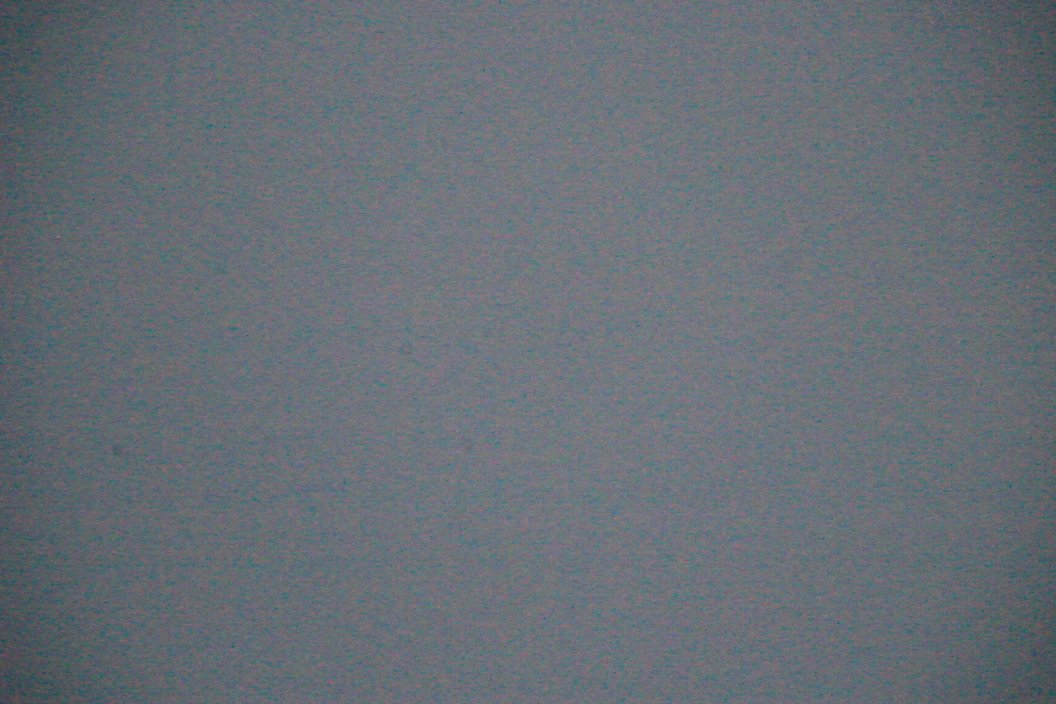
#> input picture captures/thumbnails/thumb_20260506_092837.jpg, 1056 x 704 px; its folder holds only this picture in this run
$ python -i stacking.py   (imports and definitions only)
#> lines starting #> are read from the running program, lines starting #| are printed output that depends on the picture
#> further down, picture is the input picture: shape (704, 1056, 3); mean B, G, R 118, 110.6, 103.7
# server/stacking.py
"""
Empilement et post-traitement — issu de la session de terrain du 5 août 2026.

RÉPARTITION DU TRAVAIL

  Siril (CLI, macmini) fait le gros œuvre : calibration par le master dark,
  alignement global sur les étoiles avec ROTATION, et empilement avec rejet.
  Son `register` gère la rotation de champ, indispensable sur une alt-az :
  mesurée sur le terrain à ~0,13°/pose de 15 s, soit ~0,5°/minute. Un recalage
  en translation seule laisse les étoiles en arcs sur les bords.

  Python fait ce que Siril fait mal ou trop grossièrement sur nos images :
  construction du master dark, retrait de gradient, balance des blancs et
  étirement. Ces trois derniers ont été réglés sur les données réelles de la
  session et donnent un fond à 9,1 d'écart-type là où une première version
  naïve plafonnait à 16,7.

  Un repli 100 % Python existe si Siril échoue ou n'est pas installé : il est
  plus lent mais il a produit le résultat validé le 5 août.

ENSEIGNEMENTS DE TERRAIN CÂBLÉS ICI

  * Le master dark n'est PAS optionnel. Sur les images du 5 août, 100 % des
    « étoiles » détectées avant soustraction étaient des pixels chauds — 489
    points sur 489. Sans dark, l'empilement les aligne et les renforce, et on
    empile de faux astres.
  * Un master dark n'est valable que pour SON couple (exposition, ISO) : 856
    pixels chauds à 0,1 s contre 1438 à 15 s sur le même capteur.
  * La médiane, jamais la moyenne, pour le master dark : elle rejette le bruit
    aléatoire et ne garde que les défauts persistants.
  * Le point noir de l'étirement doit se placer AU-DESSUS du plancher de bruit.
    Placé dessous, il amplifie le grain autant que le signal.
  * Le JPEG natif du boîtier descend en ~10 s contre ~60 s pour le FITS 16 bits
    (35,8 Mo à ~2 Mo/s depuis le Pi 3B). Pour le cadrage, le test et les
    séries longues, c'est le bon compromis.
"""

from __future__ import annotations

import glob
import json
import logging
import os
import shutil
import subprocess
import tempfile
from dataclasses import dataclass, asdict
from typing import Optional

import cv2
import numpy as np

logger = logging.getLogger("stargazer-backend")

# Emplacement de la bibliothèque de master darks, indexée par (exposition, ISO).
DARK_LIBRARY_DIRNAME = "darks"

# Un master dark reste pertinent tant que la température du capteur n'a pas
# franchement bougé. On le considère périmé au-delà de ce délai.
DARK_MAX_AGE_H = 12.0

SIRIL_CANDIDATES = ("/opt/homebrew/bin/siril-cli", "siril-cli")


# ─────────────────────────────────────────────────────────────────────────────
# Résultats
# ─────────────────────────────────────────────────────────────────────────────

@dataclass
class StackStats:
    """Mesures objectives de la pile — sert aussi d'entrée aux conseils IA."""
    frames_total: int = 0
    frames_used: int = 0
    frames_rejected: int = 0
    exposure_s: float = 0.0
    iso: Optional[str] = None
    integration_s: float = 0.0
    field_rotation_deg: float = 0.0
    background_median: float = 0.0
    background_sigma: float = 0.0
    background_sigma_single: float = 0.0
    noise_gain: float = 1.0
    star_count: int = 0
    hfr_px: Optional[float] = None
    saturated_pct: float = 0.0
    dark_applied: bool = False
    dark_hot_pixels: int = 0
    engine: str = "python"

    def to_dict(self) -> dict:
        return asdict(self)


# ─────────────────────────────────────────────────────────────────────────────
# Master dark
# ─────────────────────────────────────────────────────────────────────────────

def dark_key(exposure_s: float, iso) -> str:
    """Clé de bibliothèque. Un dark ne vaut que pour son exposition ET son ISO."""
    return f"dark_e{float(exposure_s):g}_i{str(iso or 'auto')}"


# [192 lines left out: functions dark_library_dir, build_master_dark, load_master_dark, list_master_darks, remove_gradient, star_white_balance and 1 more, not called in this run]


def denoise(bgr: np.ndarray) -> np.ndarray:
    """Chrominance filtrée fort, luminance à peine — les étoiles restent nettes."""
    lab = cv2.cvtColor(bgr, cv2.COLOR_BGR2LAB)
#> lab: shape (704, 1056, 3); mean of channels 0, 1, 2 118.2, 127.1, 123
    L, A, B = cv2.split(lab)
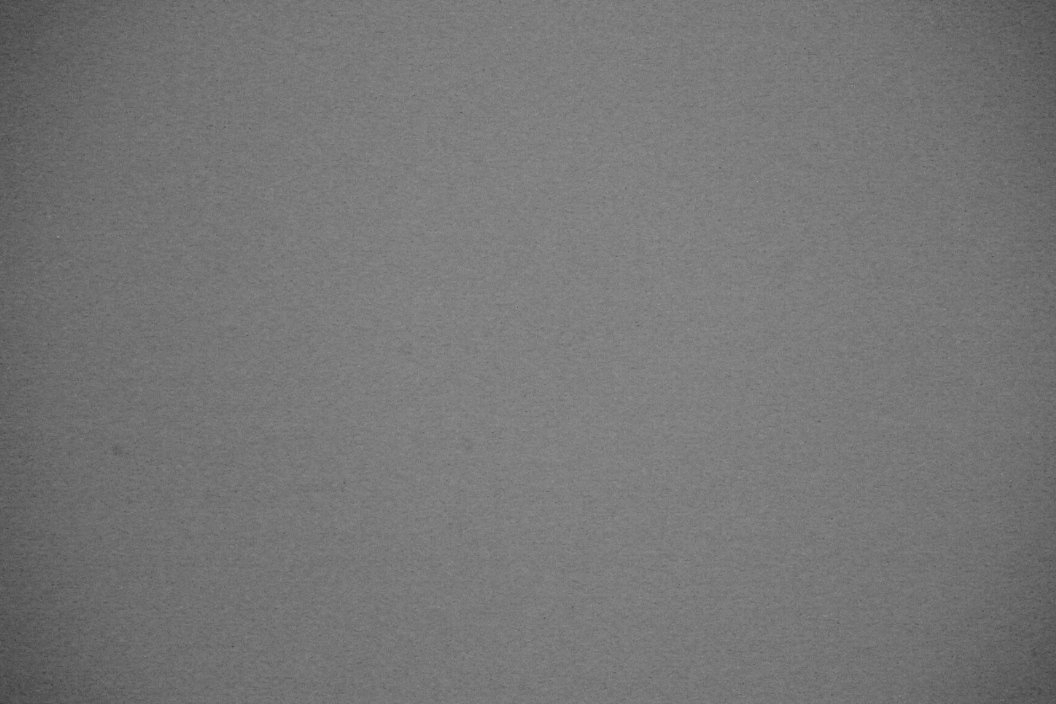
#> L: shape (704, 1056); min 63, max 157, mean 118.2
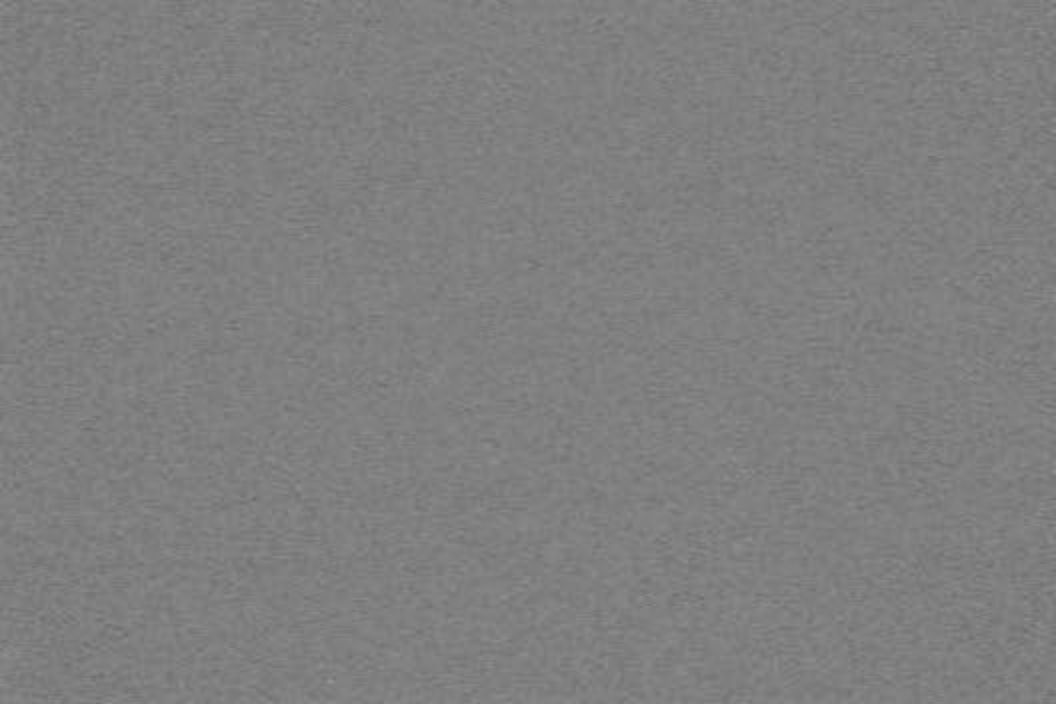
#> A: shape (704, 1056); min 107, max 148, mean 127.1
    A = cv2.medianBlur(A, 7)
    B = cv2.medianBlur(B, 7)
    L = cv2.bilateralFilter(L, 5, 18, 5)
    return cv2.cvtColor(cv2.merge([L, A, B]), cv2.COLOR_LAB2BGR)


# [324 lines left out: functions measure, _align_scale_gray, stack_python, siril_binary, stack_siril, _read_any and 1 more, not called in this run]

>>> import cv2
>>> picture = cv2.imread('../captures/thumbnails/thumb_20260506_092837.jpg')
>>> result = denoise(picture)
